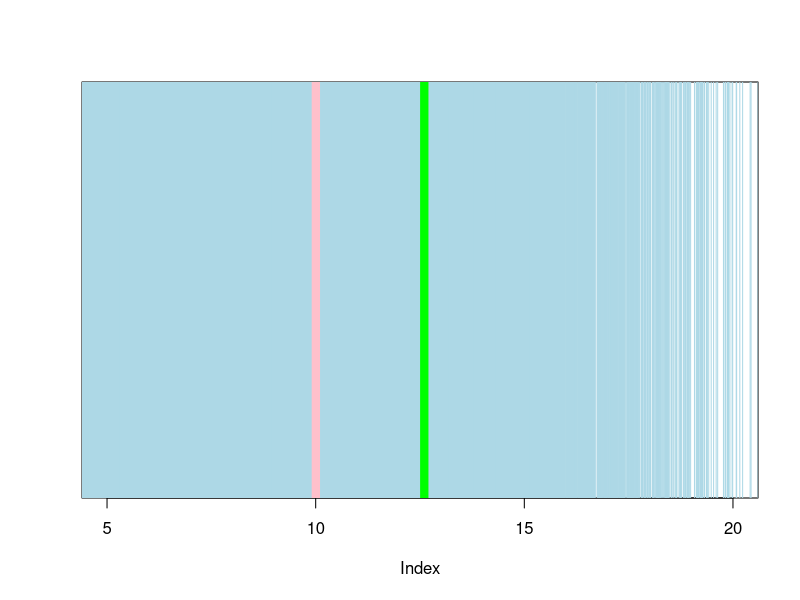

Write R code to recreate this figure.



plot(0,xlim = c(5,20),ylim=c(0,14),ylab="",yaxt="n")
abline(v=10,col="red",lwd=10)

###################1
mm=c()
for (i in 1:1000){
  x1 = rnorm(3, mean = 10, sd = 5.0)
  x2 = rnorm(1, mean = 10, sd = 5.0)
  x3 = rnorm(1, mean = 10, sd = 5.0)
  mm[i] = 0.2*x1[1]+0.4*x1[2]+0.4*x1[3]
  abline(v=mm[i],col="lightblue")
}
mean(mm)
abline(v=mean(mm),col="pink",lwd=8)
abline(v=sd(mm)^2,col="black",lwd=8)





##########################2


mc=c()
for (i in 1:10000){
  x1 = rnorm(1, mean = 10, sd = 5.0)
  x2 = rnorm(1, mean = 10, sd = 5.0)
  mc[i] = (x1+x2)/2
  abline(v=mc[i],col="lightblue")
}
mean(mc)
abline(v=mean(mc),col="pink",lwd=8)
abline(v=sd(mc)^2,col="green",lwd=8)



#########################3



dev.off()

